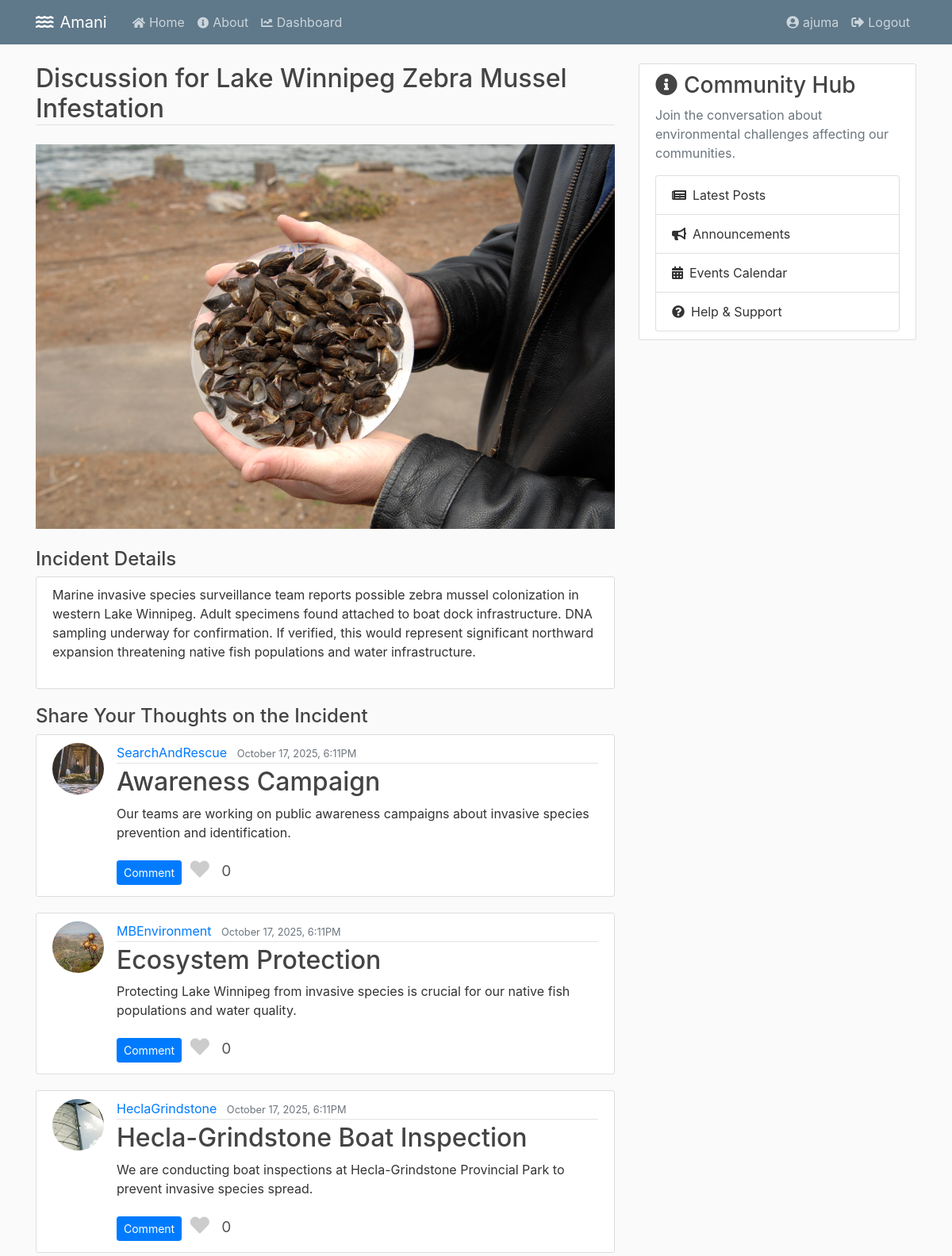
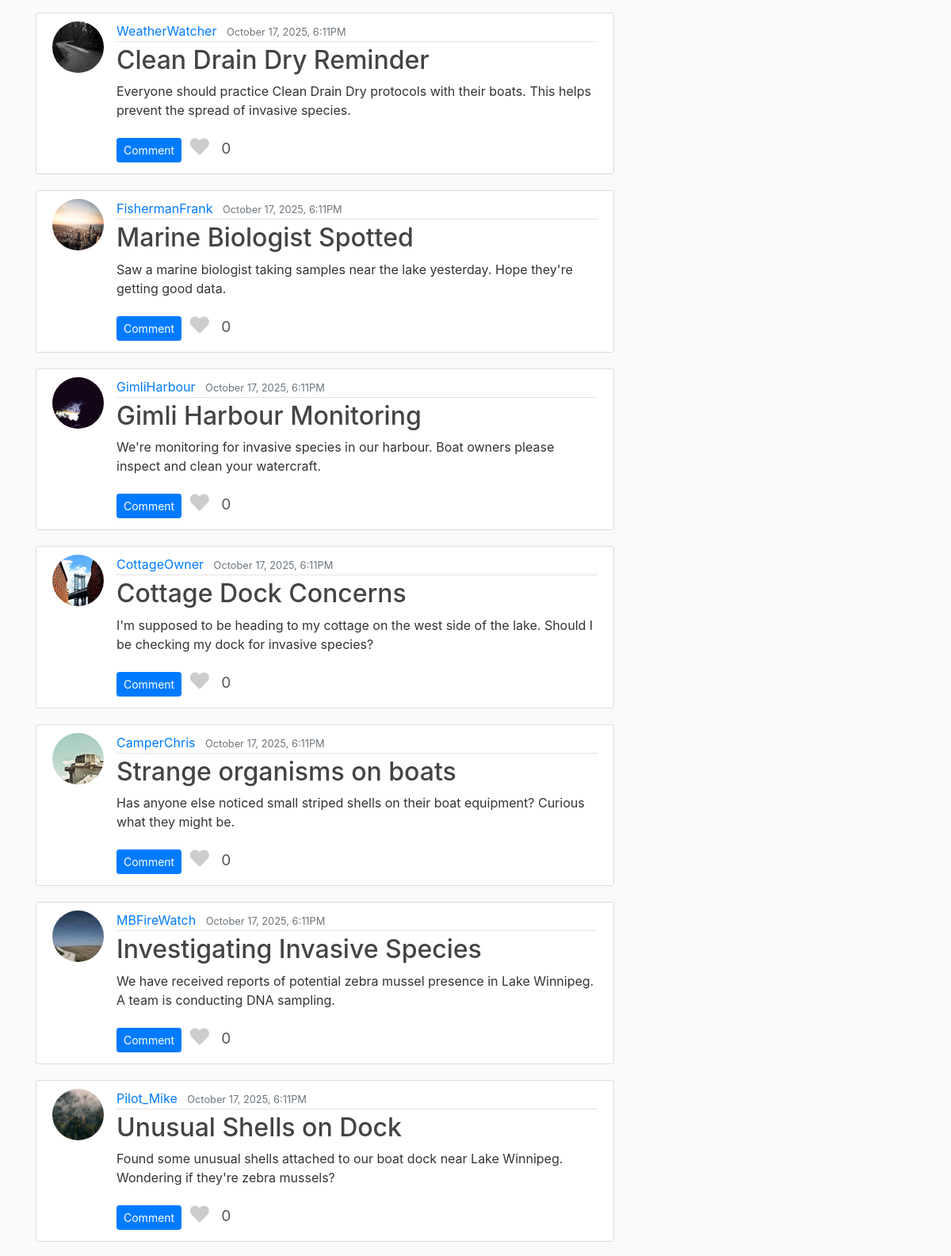
The app's page /incident/2/discussion/ (signed in, upper part) with its own data (2 pictures, top to bottom).
### water_issues_dashboard/models.py (models this page shows, shortened)
class Incident(models.Model):
    INCIDENT_TYPES = [
        ('flood', 'Flood'),
        ('drought', 'Drought'),
        ('algal bloom', 'Algal Bloom'),
        ('contaminated water', 'Contaminated Water'),
        ('hydroelectric disruption', 'Hydroelectric Disruption'),
        ('invasive species', 'Invasive Species'),
        ('declining fish population', 'Declining Fish Population'),
    ]
    STATUS_CHOICES = [
        ('confirmed', 'Confirmed'),
        ('suspected', 'Suspected'),
    ]
    name = models.CharField(max_length=200)
    incident_type = models.CharField(max_length=50, choices=INCIDENT_TYPES)
    status = models.CharField(max_length=20, choices=STATUS_CHOICES)
    started_at = models.DateField(null=True, blank=True)
    description = models.TextField(blank=True)
    geometry = JSONField()
    properties = JSONField(default=dict)
    uploaded_by = models.ForeignKey(User, on_delete=models.SET_NULL, null=True, blank=True)
    created_at = models.DateTimeField(auto_now_add=True)
    image = models.ImageField(upload_to='incident_images', blank=True, null=True)

### blog/models.py (models this page shows, shortened)
class Post(models.Model):
    title = models.CharField(max_length=100)
    content = models.TextField()
    date_posted = models.DateTimeField(default=timezone.now)
    author = models.ForeignKey(User, on_delete=models.CASCADE)
    incident = models.ForeignKey(Incident, on_delete=models.CASCADE, related_name='posts', null=True, blank=True)
    @property
    def number_of_likes(self):
        return self.like_set.count()

### users/models.py (models this page shows, shortened)
class Profile(models.Model):
    user = models.OneToOneField(User, on_delete=models.CASCADE)
    image = models.ImageField(default='default.jpg', upload_to='profile_pics')

### blog/views.py (the view)
# urls.py: path('incident/<int:incident_id>/discussion/', views.incident_discussion, name='incident-discussion'),
@login_required
def incident_discussion(request, incident_id):
    incident = get_object_or_404(Incident, id=incident_id)
    posts = incident.posts.all().order_by('-date_posted')
    liked_post_ids = []
    if request.user.is_authenticated:
        liked_post_ids = Like.objects.filter(user=request.user, post__in=posts).values_list('post_id', flat=True)
    if request.method == 'POST':
        form = IncidentPostForm(request.POST)
        if form.is_valid():
            post = form.save(commit=False)
            post.author = request.user
            post.incident = incident
            post.save()
            return redirect('incident-discussion', incident_id=incident.id)
    else:
        form = IncidentPostForm()
    context = {
        'incident': incident,
        'posts': posts,
        'form': form,
        'liked_post_ids': liked_post_ids
    }
    return render(request, 'blog/incident_discussion.html', context)

### blog/templates/blog/incident_discussion.html (shortened to what this page needs)
{% extends 'blog/base.html'%}
{% block content %}
  <h2 class="border-bottom mb-4">Discussion for {{ incident.name }}</h2>
  {% if incident.image %}
    <img src="{{ incident.image.url }}" alt="{{ incident.name }}" class="img-fluid mb-4">
  {% endif %}
  <h4> Incident Details </h4>
  <article class="media content-section">
    <p class="mb-4">{{ incident.description }}</p>
  </article>
  <h4> Share Your Thoughts on the Incident </h4>
  {% for post in posts %}
    <article class="media content-section">
      <img class="rounded-circle article-img" src="{{ post.author.profile.image.url }}">
      <div class="media-body">
        <div class="article-metadata">
          <a class="mr-2" href="{% url 'blog-profile' post.author.id %}">{{ post.author }}</a>
          <small class="text-muted">{{ post.date_posted|date:"F d, Y, fA" }}</small>
        </div>
        <h2><a class="article-title" href="{% url 'blog-post' post.id %}">{{ post.title }}</a></h2>
        <p class="article-content">{{ post.content }}</p>
        <a href="{% url 'blog-post' post.id %}" class="btn btn-primary btn-sm mt-1 mb-1">Comment</a>
        <button class="like-btn {% if post.id in liked_post_ids %}liked{% endif %}" data-post-id="{{ post.id }}">
            <i class="fas fa-heart"></i>
        </button>
        <span class="like-count">{{ post.number_of_likes }}</span>
      </div>
    </article>
  {% empty %}
    <p>No posts for this incident yet. Be the first to start the discussion!</p>
  {% endfor %}
{% endblock content %}

### blog/templates/blog/base.html (shortened to what this page needs)
{% load static %}
<!doctype html>
<html lang="en">
  <head>
    <link rel="stylesheet" href="https://cdn.jsdelivr.net/npm/bootstrap@4.0.0/dist/css/bootstrap.min.css">
    <link rel="stylesheet" href="https://cdnjs.cloudflare.com/ajax/libs/font-awesome/5.15.4/css/all.min.css">
    <link rel='stylesheet' type='text/css' href="{% static 'blog/main.css' %}">
  </head>
  <body>
    <header class="site-header">
      <nav class="navbar navbar-expand-md navbar-dark bg-steel fixed-top">
        <div class="container">
          <a class="navbar-brand mr-4" href="/blog">
            <i class="fas fa-water" style="margin-right: 8px;"></i>Amani
          </a>
          <div class="collapse navbar-collapse" id="navbarToggle">
            <div class="navbar-nav mr-auto">
              <a class="nav-item nav-link" href="/blog">
                <i class="fas fa-home" style="margin-right: 5px; font-size: 0.9rem;"></i>Home
              </a>
              <a class="nav-item nav-link" href="/about">
                <i class="fas fa-info-circle" style="margin-right: 5px; font-size: 0.9rem;"></i>About
              </a>
              <a class="nav-item nav-link" href="{% url 'water_issues_dashboard:home' %}">
                <i class="fas fa-chart-line" style="margin-right: 5px; font-size: 0.9rem;"></i>Dashboard
              </a>
            </div>
            <div class="navbar-nav">
              <ul class="navbar-nav ml-auto">
                  {% if user.is_authenticated %}
                      <li class="nav-item">
                          <a class="nav-link" href="{% url 'blog-profile' user.id %}">
                            <i class="fas fa-user-circle" style="margin-right: 5px;"></i>{{ user.username }}
                          </a>
                      </li>
                      <li class="nav-item">
                          <a class="nav-link" href="{% url 'logout' %}">
                            <i class="fas fa-sign-out-alt" style="margin-right: 5px;"></i>Logout
                          </a>
                      </li>
                  {% endif %}
              </ul>
            </div>
          </div>
        </div>
      </nav>
    </header>
    <main role="main" class="container">
      <div class="row">
        <div class="col-md-8">
          {% block content %}
          {% endblock %}
        </div>
        <div class="col-md-4">
          <div class="content-section">
            <h3><i class="fas fa-info-circle text-gradient" style="margin-right: 8px;"></i>Community Hub</h3>
            <p class='text-muted'>Join the conversation about environmental challenges affecting our communities.</p>
            <ul class="list-group">
              <li class="list-group-item">
                <i class="fas fa-newspaper" style="color: var(--primary-color); margin-right: 8px;"></i>Latest Posts
              </li>
              <li class="list-group-item">
                <i class="fas fa-bullhorn" style="color: var(--accent-color); margin-right: 8px;"></i>Announcements
              </li>
              <li class="list-group-item">
                <i class="fas fa-calendar-alt" style="color: var(--success-color); margin-right: 8px;"></i>Events Calendar
              </li>
              <li class="list-group-item">
                <i class="fas fa-question-circle" style="color: var(--text-muted); margin-right: 8px;"></i>Help & Support
              </li>
            </ul>
          </div>
        </div>
      </div>
    </main>
  </body>
</html>

### blog/static/blog/main.css (style rules this page uses)
body { background: #fafafa; color: #333333; margin-top: 5rem; }
h1, h2, h3, h4, h5, h6 { color: #444444; }
ul { margin: 0; }
.bg-steel { background-color: #5f788a; }
.site-header .navbar-nav .nav-link { color: #cbd5db; }
.content-section { background: #ffffff; padding: 10px 20px; border: 1px solid #dddddd; border-radius: 3px; margin-bottom: 20px; }
.article-title { color: #444444; }
.article-content { white-space: pre-line; }
.article-img { height: 65px; width: 65px; margin-right: 16px; }
.article-metadata { padding-bottom: 1px; margin-bottom: 4px; border-bottom: 1px solid #e3e3e3 }
.like-btn { background: none; border: none; cursor: pointer; font-size: 1.5rem; color: #ccc; transition: color 0.2s ease-in-out, transform 0.2s ease-in-out; }
.like-count { margin-left: 5px; font-size: 1.2rem; color: #555; }

### records on screen
Incident: name "Lake Winnipeg Zebra Mussel Infestation", image (picture), description "Marine invasive species surveillance team reports possible zebra mussel colonization in western Lake Winnipeg. Adult specimens found attached to boat dock infrastructure. DNA sampling underway for confirmation. If verified, this would represent significant northward expansion threatening native fish populations and water infrastructure."
Post: author.profile.image (picture), author "SearchAndRescue", date_posted "October 17, 2025, 6:11PM", title "Awareness Campaign", content "Our teams are working on public awareness campaigns about invasive species prevention and identification.", number_of_likes "0"
Post: author.profile.image (picture), author "MBEnvironment", date_posted "October 17, 2025, 6:11PM", title "Ecosystem Protection", content "Protecting Lake Winnipeg from invasive species is crucial for our native fish populations and water quality.", number_of_likes "0"
Post: author.profile.image (picture), author "HeclaGrindstone", date_posted "October 17, 2025, 6:11PM", title "Hecla-Grindstone Boat Inspection", content "We are conducting boat inspections at Hecla-Grindstone Provincial Park to prevent invasive species spread.", number_of_likes "0"
Post: author.profile.image (picture), author "WeatherWatcher", date_posted "October 17, 2025, 6:11PM", title "Clean Drain Dry Reminder", content "Everyone should practice Clean Drain Dry protocols with their boats. This helps prevent the spread of invasive species.", number_of_likes "0"
Post: author.profile.image (picture), author "FishermanFrank", date_posted "October 17, 2025, 6:11PM", title "Marine Biologist Spotted", content "Saw a marine biologist taking samples near the lake yesterday. Hope they're getting good data.", number_of_likes "0"
Post: author.profile.image (picture), author "GimliHarbour", date_posted "October 17, 2025, 6:11PM", title "Gimli Harbour Monitoring", content "We're monitoring for invasive species in our harbour. Boat owners please inspect and clean your watercraft.", number_of_likes "0"
Post: author.profile.image (picture), author "CottageOwner", date_posted "October 17, 2025, 6:11PM", title "Cottage Dock Concerns", content "I'm supposed to be heading to my cottage on the west side of the lake. Should I be checking my dock for invasive species?", number_of_likes "0"
Post: author.profile.image (picture), author "CamperChris", date_posted "October 17, 2025, 6:11PM", title "Strange organisms on boats", content "Has anyone else noticed small striped shells on their boat equipment? Curious what they might be.", number_of_likes "0"
Post: author.profile.image (picture), author "MBFireWatch", date_posted "October 17, 2025, 6:11PM", title "Investigating Invasive Species", content "We have received reports of potential zebra mussel presence in Lake Winnipeg. A team is conducting DNA sampling.", number_of_likes "0"
Post: author.profile.image (picture), author "Pilot_Mike", date_posted "October 17, 2025, 6:11PM", title "Unusual Shells on Dock", content "Found some unusual shells attached to our boat dock near Lake Winnipeg. Wondering if they're zebra mussels?", number_of_likes "0"

### other values on screen
{{ user.username }} "ajuma"
